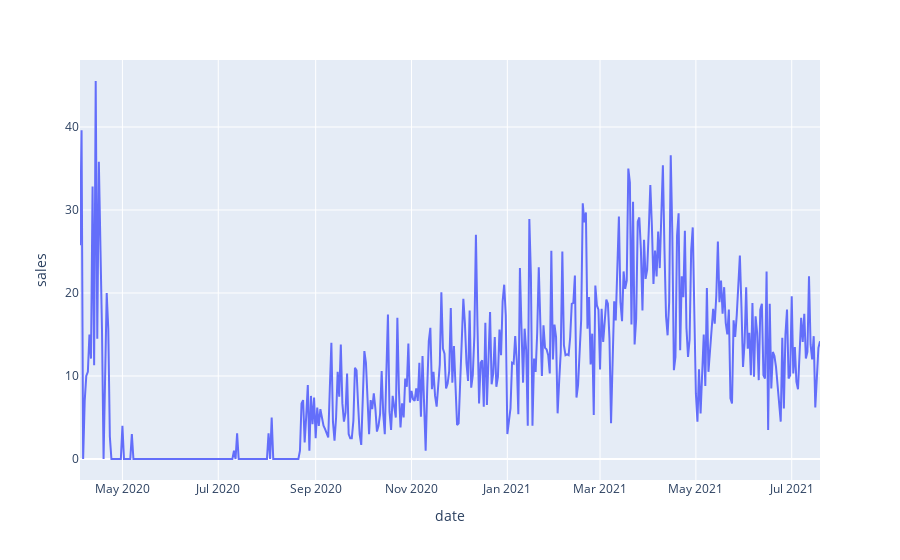

This figure's notebook cell:
### Code cell
fig = px.line(df.loc[(df["SKU"] == 32485) & (df["geoCluster"] == 2635)], x='date', y="sales")
fig.show()

### Figure 1 — Plotly figure (JSON) as saved in the notebook; plotly's stock layout.template omitted (floating-point values rounded to 4 significant figures; data arrays with more than 128 entries replaced by an {"elided": "..."} marker saying what was removed)
{"data": [{"hovertemplate": "date=%{x}<br>sales=%{y}<extra></extra>", "legendgroup": "", "line": {"color": "#636efa", "dash": "solid"}, "marker": {"symbol": "circle"}, "mode": "lines", "name": "", "orientation": "v", "showlegend": false, "type": "scatter", "x": {"elided": "472 str values"}, "xaxis": "x", "y": {"elided": "472 float values"}, "yaxis": "y"}], "layout": {"legend": {"tracegroupgap": 0}, "margin": {"t": 60}, "xaxis": {"anchor": "y", "domain": [0, 1], "title": {"text": "date"}}, "yaxis": {"anchor": "x", "domain": [0, 1], "title": {"text": "sales"}}}}
